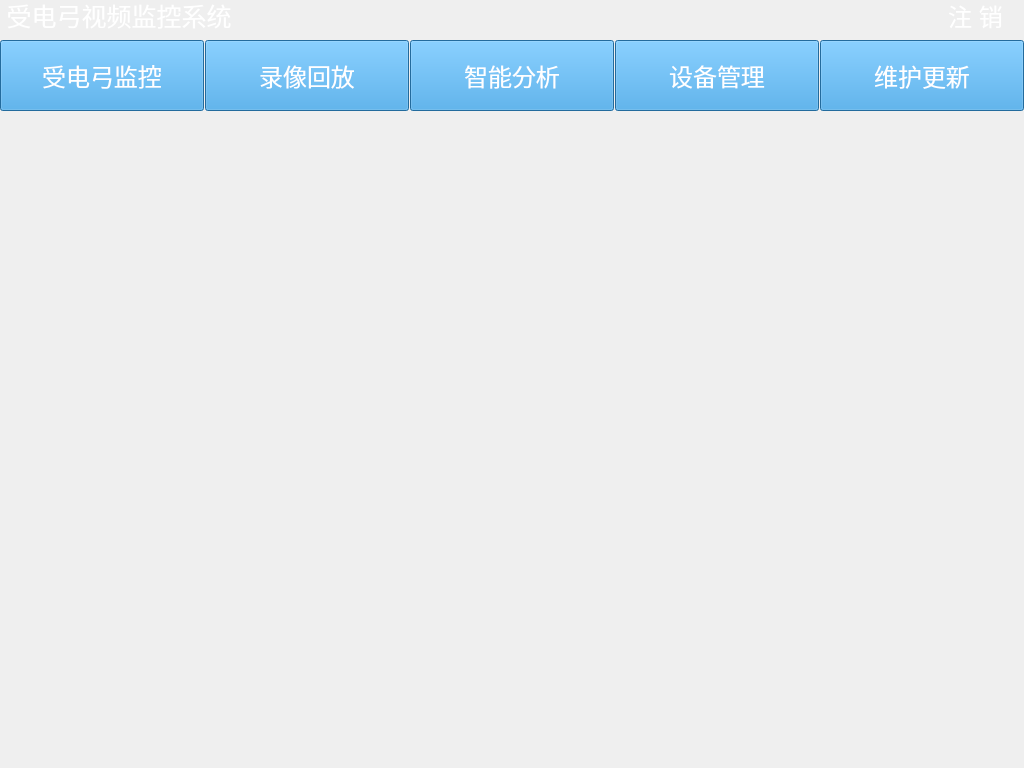
<?xml version="1.0" encoding="UTF-8"?>
<ui version="4.0">
 <class>pvmsMenuWidget</class>
 <widget class="QWidget" name="pvmsMenuWidget">
  <property name="geometry">
   <rect>
    <x>0</x>
    <y>0</y>
    <width>1024</width>
    <height>768</height>
   </rect>
  </property>
  <property name="windowTitle">
   <string>Form</string>
  </property>
  <widget class="QPushButton" name="devManageMenuPushButton">
   <property name="geometry">
    <rect>
     <x>615</x>
     <y>40</y>
     <width>204</width>
     <height>71</height>
    </rect>
   </property>
   <property name="font">
    <font>
     <pointsize>18</pointsize>
    </font>
   </property>
   <property name="styleSheet">
    <string notr="true">QPushButton
{background-color: rgb(49, 150, 220);color: rgb(255, 255, 255);}

QPushButton:hover
{background-color: rgb(38, 131, 245);color: rgb(255, 255, 255);}

QPushButton:pressed
{background-color: rgb(35, 86, 138);color: rgb(255, 255, 255);}

QPushButton:checked
{background-color: rgb(35, 86, 138);color: rgb(255, 255, 255);}</string>
   </property>
   <property name="text">
    <string>设备管理</string>
   </property>
   <property name="checkable">
    <bool>true</bool>
   </property>
   <property name="flat">
    <bool>false</bool>
   </property>
  </widget>
  <widget class="QPushButton" name="recordPlayMenuPushButton">
   <property name="geometry">
    <rect>
     <x>205</x>
     <y>40</y>
     <width>204</width>
     <height>71</height>
    </rect>
   </property>
   <property name="font">
    <font>
     <pointsize>18</pointsize>
    </font>
   </property>
   <property name="styleSheet">
    <string notr="true">QPushButton
{background-color: rgb(49, 150, 220);color: rgb(255, 255, 255);}

QPushButton:hover
{background-color: rgb(38, 131, 245);color: rgb(255, 255, 255);}

QPushButton:pressed
{background-color: rgb(35, 86, 138);color: rgb(255, 255, 255);}

QPushButton:checked
{background-color: rgb(35, 86, 138);color: rgb(255, 255, 255);}</string>
   </property>
   <property name="text">
    <string>录像回放</string>
   </property>
   <property name="checkable">
    <bool>true</bool>
   </property>
   <property name="flat">
    <bool>false</bool>
   </property>
  </widget>
  <widget class="QPushButton" name="pvmsMonitorMenuPushButton">
   <property name="geometry">
    <rect>
     <x>0</x>
     <y>40</y>
     <width>204</width>
     <height>71</height>
    </rect>
   </property>
   <property name="font">
    <font>
     <family>Ubuntu</family>
     <pointsize>18</pointsize>
    </font>
   </property>
   <property name="autoFillBackground">
    <bool>false</bool>
   </property>
   <property name="styleSheet">
    <string notr="true">QPushButton
{background-color: rgb(49, 150, 220);color: rgb(255, 255, 255);}

QPushButton:hover
{background-color: rgb(38, 131, 245);color: rgb(255, 255, 255);}

QPushButton:pressed
{background-color: rgb(35, 86, 138);color: rgb(255, 255, 255);}

QPushButton:checked
{background-color: rgb(35, 86, 138);color: rgb(255, 255, 255);}</string>
   </property>
   <property name="text">
    <string>受电弓监控</string>
   </property>
   <property name="checkable">
    <bool>true</bool>
   </property>
   <property name="checked">
    <bool>false</bool>
   </property>
   <property name="flat">
    <bool>false</bool>
   </property>
  </widget>
  <widget class="QPushButton" name="devUpdateMenuPushButton">
   <property name="geometry">
    <rect>
     <x>820</x>
     <y>40</y>
     <width>204</width>
     <height>71</height>
    </rect>
   </property>
   <property name="font">
    <font>
     <pointsize>18</pointsize>
    </font>
   </property>
   <property name="styleSheet">
    <string notr="true">QPushButton
{background-color: rgb(49, 150, 220);color: rgb(255, 255, 255);}

QPushButton:hover
{background-color: rgb(38, 131, 245);color: rgb(255, 255, 255);}

QPushButton:pressed
{background-color: rgb(35, 86, 138);color: rgb(255, 255, 255);}

QPushButton:checked
{background-color: rgb(35, 86, 138);color: rgb(255, 255, 255);}</string>
   </property>
   <property name="text">
    <string>维护更新</string>
   </property>
   <property name="checkable">
    <bool>true</bool>
   </property>
   <property name="flat">
    <bool>false</bool>
   </property>
  </widget>
  <widget class="QPushButton" name="inteAnalyMenuPushButton">
   <property name="geometry">
    <rect>
     <x>410</x>
     <y>40</y>
     <width>204</width>
     <height>71</height>
    </rect>
   </property>
   <property name="font">
    <font>
     <pointsize>18</pointsize>
    </font>
   </property>
   <property name="styleSheet">
    <string notr="true">QPushButton
{background-color: rgb(49, 150, 220);color: rgb(255, 255, 255);}

QPushButton:hover
{background-color: rgb(38, 131, 245);color: rgb(255, 255, 255);}

QPushButton:pressed
{background-color: rgb(35, 86, 138);color: rgb(255, 255, 255);}

QPushButton:checked
{background-color: rgb(35, 86, 138);color: rgb(255, 255, 255);}</string>
   </property>
   <property name="text">
    <string>智能分析</string>
   </property>
   <property name="checkable">
    <bool>true</bool>
   </property>
   <property name="flat">
    <bool>false</bool>
   </property>
  </widget>
  <widget class="QLabel" name="label">
   <property name="geometry">
    <rect>
     <x>0</x>
     <y>0</y>
     <width>1021</width>
     <height>31</height>
    </rect>
   </property>
   <property name="font">
    <font>
     <family>宋体</family>
     <pointsize>19</pointsize>
    </font>
   </property>
   <property name="styleSheet">
    <string notr="true">background-image: url(:/res/MainDlgHead.png);
color: rgb(255, 255, 255);</string>
   </property>
   <property name="text">
    <string> 受电弓视频监控系统</string>
   </property>
   <property name="pixmap">
    <pixmap resource="res.qrc">:/res/MainDlgHead.png</pixmap>
   </property>
  </widget>
  <widget class="QPushButton" name="loginOutPushButton">
   <property name="geometry">
    <rect>
     <x>940</x>
     <y>0</y>
     <width>71</width>
     <height>31</height>
    </rect>
   </property>
   <property name="font">
    <font>
     <pointsize>18</pointsize>
    </font>
   </property>
   <property name="autoFillBackground">
    <bool>false</bool>
   </property>
   <property name="styleSheet">
    <string notr="true">color: rgb(255, 255, 255);
background-image: url(:/res/zxanniubk.png);
</string>
   </property>
   <property name="text">
    <string>注 销</string>
   </property>
   <property name="autoDefault">
    <bool>false</bool>
   </property>
   <property name="default">
    <bool>false</bool>
   </property>
   <property name="flat">
    <bool>true</bool>
   </property>
  </widget>
 </widget>
 <resources>
  <include location="res.qrc"/>
 </resources>
 <connections/>
</ui>
